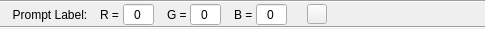
<?xml version="1.0" encoding="UTF-8"?>
<ui version="4.0">
 <class>wg_promptColor</class>
 <widget class="QWidget" name="wg_promptColor">
  <property name="geometry">
   <rect>
    <x>0</x>
    <y>0</y>
    <width>485</width>
    <height>28</height>
   </rect>
  </property>
  <property name="minimumSize">
   <size>
    <width>100</width>
    <height>0</height>
   </size>
  </property>
  <property name="windowTitle">
   <string>Prompt Color</string>
  </property>
  <layout class="QGridLayout" name="gridLayout">
   <property name="margin">
    <number>0</number>
   </property>
   <property name="spacing">
    <number>0</number>
   </property>
   <item row="0" column="0">
    <widget class="Line" name="line">
     <property name="orientation">
      <enum>Qt::Horizontal</enum>
     </property>
    </widget>
   </item>
   <item row="2" column="0">
    <widget class="Line" name="line_2">
     <property name="orientation">
      <enum>Qt::Horizontal</enum>
     </property>
    </widget>
   </item>
   <item row="1" column="0">
    <layout class="QHBoxLayout" name="hl_prompt">
     <item>
      <widget class="QLabel" name="l_prompt">
       <property name="sizePolicy">
        <sizepolicy hsizetype="Preferred" vsizetype="Preferred">
         <horstretch>0</horstretch>
         <verstretch>0</verstretch>
        </sizepolicy>
       </property>
       <property name="minimumSize">
        <size>
         <width>100</width>
         <height>0</height>
        </size>
       </property>
       <property name="maximumSize">
        <size>
         <width>16777215</width>
         <height>16777215</height>
        </size>
       </property>
       <property name="text">
        <string>Prompt Label:</string>
       </property>
       <property name="alignment">
        <set>Qt::AlignCenter</set>
       </property>
      </widget>
     </item>
     <item>
      <widget class="QLabel" name="l_red">
       <property name="text">
        <string>R = </string>
       </property>
      </widget>
     </item>
     <item>
      <widget class="QSpinBox" name="sb_colorRed">
       <property name="minimumSize">
        <size>
         <width>30</width>
         <height>0</height>
        </size>
       </property>
       <property name="alignment">
        <set>Qt::AlignCenter</set>
       </property>
       <property name="buttonSymbols">
        <enum>QAbstractSpinBox::NoButtons</enum>
       </property>
       <property name="prefix">
        <string/>
       </property>
       <property name="maximum">
        <number>255</number>
       </property>
      </widget>
     </item>
     <item>
      <spacer name="horizontalSpacer_5">
       <property name="orientation">
        <enum>Qt::Horizontal</enum>
       </property>
       <property name="sizeType">
        <enum>QSizePolicy::Fixed</enum>
       </property>
       <property name="sizeHint" stdset="0">
        <size>
         <width>13</width>
         <height>20</height>
        </size>
       </property>
      </spacer>
     </item>
     <item>
      <widget class="QLabel" name="l_green">
       <property name="text">
        <string>G = </string>
       </property>
      </widget>
     </item>
     <item>
      <widget class="QSpinBox" name="sb_colorGreen">
       <property name="minimumSize">
        <size>
         <width>30</width>
         <height>0</height>
        </size>
       </property>
       <property name="alignment">
        <set>Qt::AlignCenter</set>
       </property>
       <property name="buttonSymbols">
        <enum>QAbstractSpinBox::NoButtons</enum>
       </property>
       <property name="maximum">
        <number>255</number>
       </property>
      </widget>
     </item>
     <item>
      <spacer name="horizontalSpacer_6">
       <property name="orientation">
        <enum>Qt::Horizontal</enum>
       </property>
       <property name="sizeType">
        <enum>QSizePolicy::Fixed</enum>
       </property>
       <property name="sizeHint" stdset="0">
        <size>
         <width>13</width>
         <height>20</height>
        </size>
       </property>
      </spacer>
     </item>
     <item>
      <widget class="QLabel" name="l_blue">
       <property name="text">
        <string>B = </string>
       </property>
      </widget>
     </item>
     <item>
      <widget class="QSpinBox" name="sb_colorBlue">
       <property name="minimumSize">
        <size>
         <width>30</width>
         <height>0</height>
        </size>
       </property>
       <property name="alignment">
        <set>Qt::AlignCenter</set>
       </property>
       <property name="buttonSymbols">
        <enum>QAbstractSpinBox::NoButtons</enum>
       </property>
       <property name="maximum">
        <number>255</number>
       </property>
      </widget>
     </item>
     <item>
      <spacer name="horizontalSpacer_3">
       <property name="orientation">
        <enum>Qt::Horizontal</enum>
       </property>
       <property name="sizeType">
        <enum>QSizePolicy::Fixed</enum>
       </property>
       <property name="sizeHint" stdset="0">
        <size>
         <width>20</width>
         <height>20</height>
        </size>
       </property>
      </spacer>
     </item>
     <item>
      <widget class="QPushButton" name="pb_color">
       <property name="maximumSize">
        <size>
         <width>20</width>
         <height>20</height>
        </size>
       </property>
       <property name="text">
        <string/>
       </property>
       <property name="autoDefault">
        <bool>false</bool>
       </property>
       <property name="flat">
        <bool>false</bool>
       </property>
      </widget>
     </item>
     <item>
      <spacer name="horizontalSpacer">
       <property name="orientation">
        <enum>Qt::Horizontal</enum>
       </property>
       <property name="sizeHint" stdset="0">
        <size>
         <width>40</width>
         <height>20</height>
        </size>
       </property>
      </spacer>
     </item>
    </layout>
   </item>
  </layout>
 </widget>
 <resources/>
 <connections/>
</ui>
